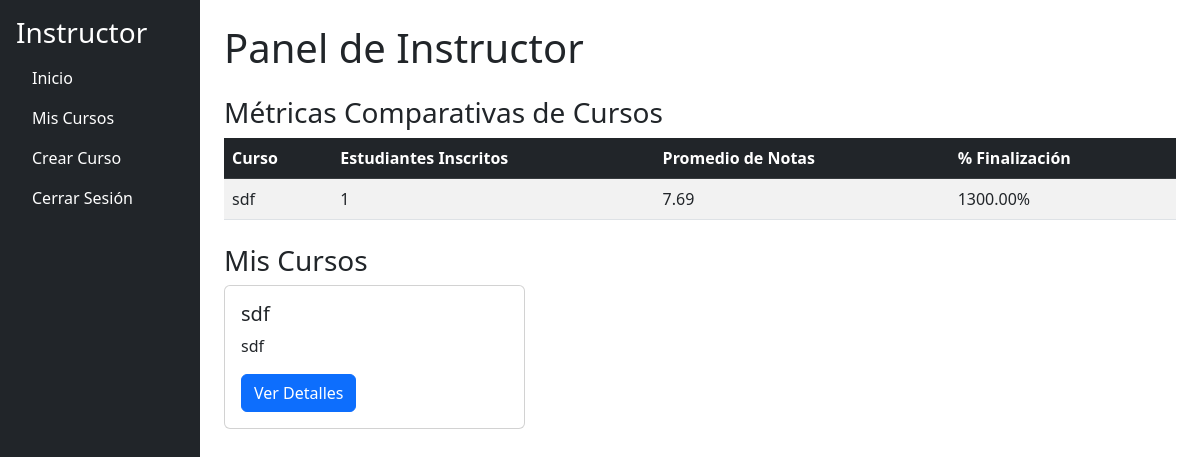
The page /instructor/dashboard (signed in) on the database its author committed.
### models.py (models this page shows, shortened)
class Course(db.Model):
    __tablename__ = 'courses'
    id = db.Column(db.Integer, primary_key=True)
    name = db.Column(db.String(200), nullable=False)
    description = db.Column(db.String(500), nullable=False)
    instructor_id = db.Column(db.Integer, db.ForeignKey('users.id'), nullable=False)
    modules = db.relationship('Module', back_populates='course', lazy=True, cascade='all, delete-orphan')
    enrollments = db.relationship('CourseEnrollment', backref='course', lazy=True)

### app.py (the view)
@app.route('/instructor/dashboard', methods=['GET'])
@login_required
@role_required('instructor')
def instructor_dashboard():
    courses = Course.query.filter_by(instructor_id=current_user.id).all()
    course_metrics = []
    for course in courses:
        total_students = len(course.enrollments)
        total_scores = 0
        total_responses = 0
        completed_responses = 0
    for enrollment in course.enrollments:
        for response in enrollment.student.responses:
            if response.content_item and response.content_item.module and response.content_item.module.course_id == course.id:
                if response.score is not None:
                    total_scores += response.score
                    total_responses += 1
                    if response.completed:
                        completed_responses += 1
        average_score = round(total_scores / total_responses, 2) if total_responses > 0 else 0
        completion_rate = round((completed_responses / total_students) * 100, 2) if total_students > 0 else 0
        course_metrics.append({
            'course': course,
            'total_students': total_students,
            'average_score': round(average_score, 2),
            'completion_rate': round(completion_rate, 2)
        })
    return render_template(
        'instructor/instructor_dashboard.html',
        courses=courses,
        course_metrics=course_metrics
    )

### app.py (called while the page is built)
@login_manager.user_loader
def load_user(user_id):
    return User.query.get(int(user_id))

def role_required(role):
    def decorator(f):
        @wraps(f)
        def decorated_function(*args, **kwargs):
            if not current_user.is_authenticated or current_user.role.name != role:
                abort(403)
            return f(*args, **kwargs)
        return decorated_function
    return decorator

### app/templates/instructor/instructor_dashboard.html (shortened to what this page needs)
<!DOCTYPE html>
<html lang="es">
<head>
    <link rel="stylesheet" href="https://cdnjs.cloudflare.com/ajax/libs/bootstrap/5.3.0/css/bootstrap.min.css">
</head>
<body>
    <div class="d-flex">
        <nav class="bg-dark text-white p-3" style="min-width: 200px; height: 100vh;">
            <h3>Instructor</h3>
            <ul class="nav flex-column">
                <li class="nav-item">
                    <a href="{{ url_for('instructor_dashboard') }}" class="nav-link text-white">Inicio</a>
                </li>
                <li class="nav-item">
                    <a href="{{ url_for('instructor_courses') }}" class="nav-link text-white">Mis Cursos</a>
                </li>
                <li class="nav-item">
                    <a href="{{ url_for('new_course') }}" class="nav-link text-white">Crear Curso</a>
                </li>
                <li class="nav-item">
                    <a href="{{ url_for('logout') }}" class="nav-link text-white">Cerrar Sesión</a>
                </li>
            </ul>
        </nav>
        <div class="flex-grow-1 p-4">
            <h1 class="mb-4">Panel de Instructor</h1>
            <div class="mb-4">
                <h3>Métricas Comparativas de Cursos</h3>
                <table class="table table-striped">
                    <thead class="table-dark">
                        <tr>
                            <th>Curso</th>
                            <th>Estudiantes Inscritos</th>
                            <th>Promedio de Notas</th>
                            <th>% Finalización</th>
                        </tr>
                    </thead>
                    <tbody>
                        {% if course_metrics %}
                            {% for metric in course_metrics %}
                            <tr>
                                <td>{{ metric.course.name }}</td>
                                <td>{{ metric.total_students }}</td>
                                <td>{{ "%.2f"|format(metric.average_score) }}</td>
                                <td>{{ "%.2f"|format(metric.completion_rate) }}%</td>
                            </tr>
                            {% endfor %}
                        {% else %}
                        <tr>
                            <td colspan="4" class="text-center">No hay datos disponibles para las métricas.</td>
                        </tr>
                        {% endif %}
                    </tbody>
                </table>
            </div>
            <div class="mb-4">
                <h3>Mis Cursos</h3>
                <div class="row">
                    {% if courses %}
                        {% for course in courses %}
                        <div class="col-md-4">
                            <div class="card mb-3">
                                <div class="card-body">
                                    <h5 class="card-title">{{ course.name }}</h5>
                                    <p class="card-text">{{ course.description }}</p>
                                    <a href="{{ url_for('course_details', course_id=course.id) }}" class="btn btn-primary">Ver Detalles</a>
                                </div>
                            </div>
                        </div>
                        {% endfor %}
                    {% else %}
                    <p>No has creado ningún curso todavía.</p>
                    {% endif %}
                </div>
            </div>
        </div>
    </div>
</body>
</html>

### rows shown on the page
Course: course.name "sdf", name "sdf", description "sdf"

### other values the page prints
{{ metric.total_students }} "1"
{{ "%.2f"|format(metric.average_score) }} "7.69"
{{ "%.2f"|format(metric.completion_rate) }} "1300.00"
